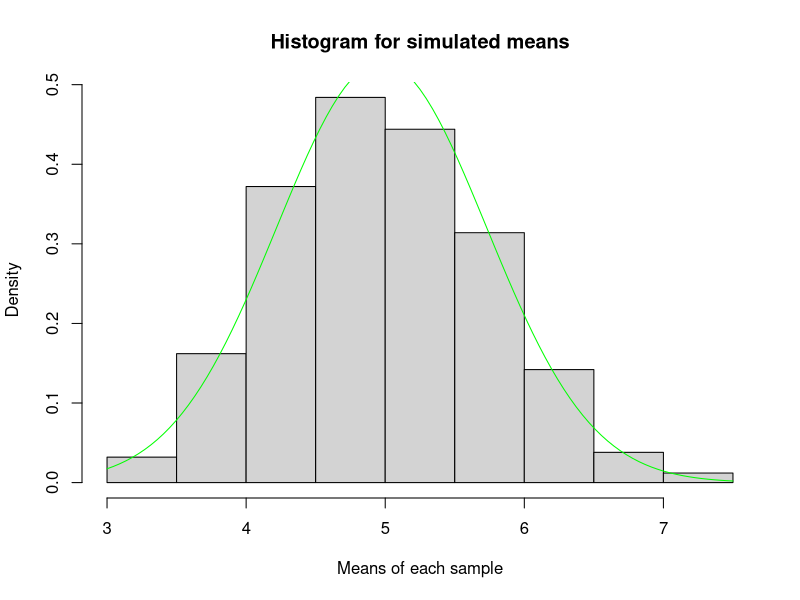

Write R code to recreate this figure. (Note: this script raises an error after producing the figure.)
## ---- chunk 1
library(knitr)
library(ggplot2)

echo = TRUE  # Always make code visible

## ---- chunk 2
set.seed(1234) # for reproducibility purpose

nosim <- 1000
n <- 40
lambda = 0.2
meanexp = 1/lambda
sigmaexp = 1/lambda

## ---- chunk 3
dat <- replicate(nosim, mean(rexp(n, lambda)))

## ---- chunk 4
str(dat, 10)

## ---- chunk 5

h = hist(dat, prob=TRUE, main = "Histogram for simulated means", xlab = "Means of each sample")
curve(dnorm(x, mean=mean(dat), sd=sd(dat)), add=TRUE, col = "green")

## ---- chunk 6
# sample mean
mean_dat <- mean(dat)
mean_dat

## ---- chunk 7
mean_theor<-1/lambda
mean_theor

## ---- chunk 8
mean_dat + c(-1, 1)*qnorm(0.975)*sd_dat/sqrt(n)

## ---- chunk 9
# sample standard deviation and variance 
sd_dat <- sd(dat)
sd_dat

var_dat <- var(dat)
var_dat


sd_theor <- (1/lambda)/sqrt(40)
sd_theor

var_theor <- sd_theor^2
var_theor

## ---- chunk 10
h = hist(dat, prob=TRUE, main = "Histogram for simulated means vs theoreticals", xlab = "Means of each sample")
curve(dnorm(x, mean=mean(dat), sd=sd(dat)), add=TRUE, col = "green")
curve(dnorm(x, mean=mean_theor, sd=sd_theor), add=TRUE, col = "red")

